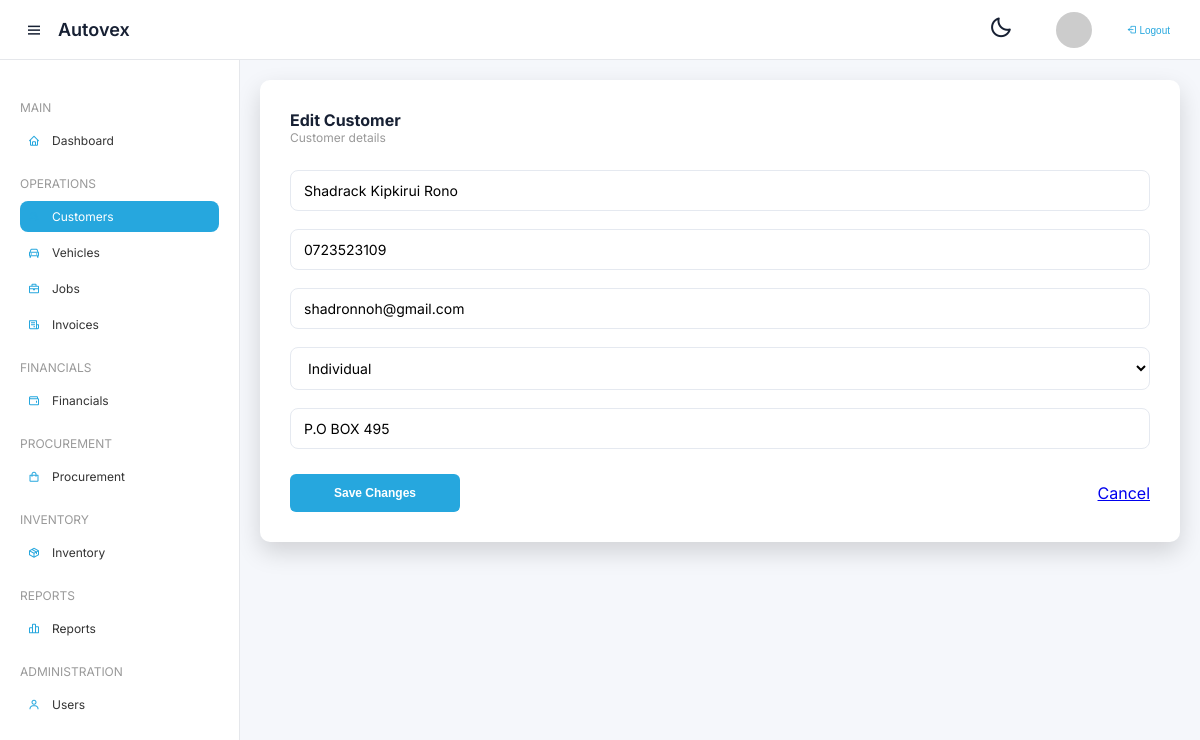
/customers/1/edit (signed in), run on the app's committed database.
### app.py (models this page shows)
class Customer(db.Model):
    __tablename__ = "customer"
    id = db.Column(db.Integer, primary_key=True)
    customer_name = db.Column(db.String(100), nullable=False)
    telno = db.Column(db.String(20), nullable=False)
    email = db.Column(db.String(100))
    customer_class = db.Column(db.String(100))  # ✅ RESTORED
    address = db.Column(db.String(100))
    status = db.Column(db.String(20), default="Active")
    created_at = db.Column(db.DateTime, default=datetime.utcnow)
    vehicles = db.relationship(
        "Vehicle",
        backref="customer",
        cascade="all, delete-orphan"
    )

### app.py (the view, shortened to what this page needs)
@app.route("/customers/<int:customer_id>/edit", methods=["GET", "POST"])
@require_roles("admin", "superadmin")
def edit_customer(customer_id):
    role = session.get("role")
    target_customer = Customer.query.get_or_404(customer_id)
    return render_template(
        "customers/edit.html",
        customer=target_customer,
        role=role
    )

### app.py (called while the page is built)
def require_roles(*roles):
    def wrapper(f):
        @wraps(f)
        def decorated_function(*args, **kwargs):
            if "user" not in session or session.get("role") not in roles:
                abort(403)
            return f(*args, **kwargs)
        return decorated_function
    return wrapper

@app.before_request
def session_management():
    allowed_routes = ["login", "start", "static"]
    if "user" in session:
        session.permanent = True
    elif request.endpoint not in allowed_routes:
        return redirect(url_for("login"))

### templates/customers/edit.html (shortened to what this page needs)
{% extends "base.html" %}
{% block content %}
<form method="POST" class="form-card">
    <h4>Edit Customer</h4>
    <p>Customer details</p>
    <div class="form-group">
        <input name="customer_name" value="{{customer.customer_name}}" required>
    </div>
    <div class="form-group">
        <input name="telno" value="{{customer.telno}}" required>
    </div>
    <div class="form-group">
        <input name="email" value="{{customer.email}}">
    </div>
    <div class="form-group">
        <select name="customer_class" id="">
            <option value="Individual" {{"selected" if customer.customer_class == "Individual" }}>Individual</option>
        </select>
    </div>
    <div class="form-group">
        <input name="address" value="{{ customer.address}}">
    </div>
   <div class="button-group">
                <button type="submit" class="login-btn">Save Changes</button>
                <a href="{{ url_for('customers') }}" class="table-filter-btn">Cancel</a>
            </div>
</form>
{% endblock %}

### data on the page
Customer: customer_name "Shadrack Kipkirui Rono", telno "0723523109", email "shadronnoh@gmail.com", address "P.O BOX 495"
